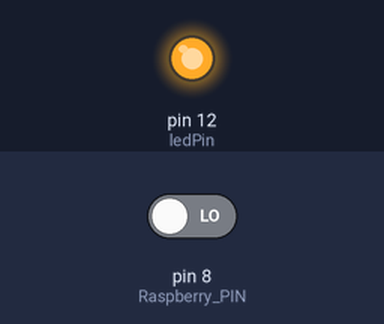
Simulated run of this sketch. Board: Arduino Uno, built with avr-gcc and run on an emulated ATmega328P. Parts: output pins drawn as LEDs (lit = HIGH). Inputs (shaded band) come from the test bench; at power-on: pin 8 (Raspberry_PIN) LOW.

Above: at 1.2 s.
1.3 s: pin 8 (Raspberry_PIN) driven HIGH
At 1.9 s:
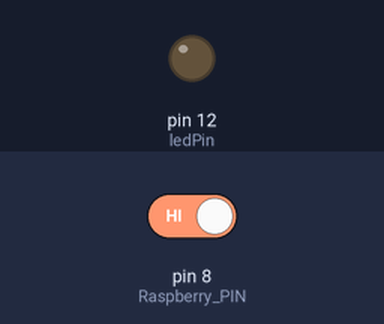
2.8 s: pin 8 (Raspberry_PIN) driven LOW
At 3.1 s:
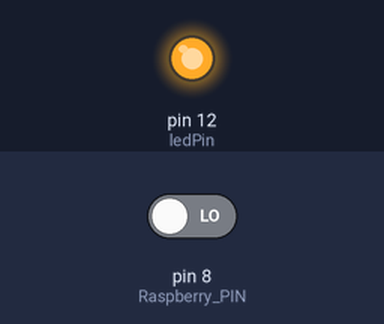
Timing chart, 0 to 5.8 s (numbered marks = the images above; inputs shaded):
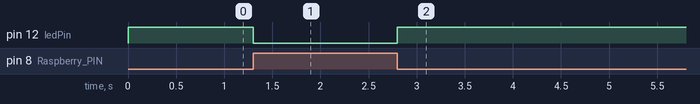

The sketch:

OpdrachtRasp8d.ino
```cpp
int Raspberry_PIN = 8;
int ledPin = 12;

void setup() {
//  Deze pin wordt high of low gezet door de raspberry pi
  pinMode(Raspberry_PIN, INPUT);
//  deze pin wordt gebruikt om de leds aan en uit te zetten
  pinMode(ledPin, OUTPUT);
}

void loop() {
  int inputValue = digitalRead(Raspberry_PIN);
  if (inputValue == 1) {
//    De pin wordt uitgelezen, als de pin 1 is dan gaat de ledpin op low
//    De ledpin wordt weer uitgelezen door de raspberry om de leds aan of uit te zetten
    digitalWrite(ledPin, LOW);
  }
  else if (inputValue == 0) {
//    Is de pin op 0, dan wordt de ledpin op HIGH gezet
    digitalWrite(ledPin, HIGH);
  }
}
```

Measured:
- after the input at 1.3 s, pin 12 (ledPin): HIGH → LOW at once
- after the input at 2.8 s, pin 12 (ledPin): LOW → HIGH at once
